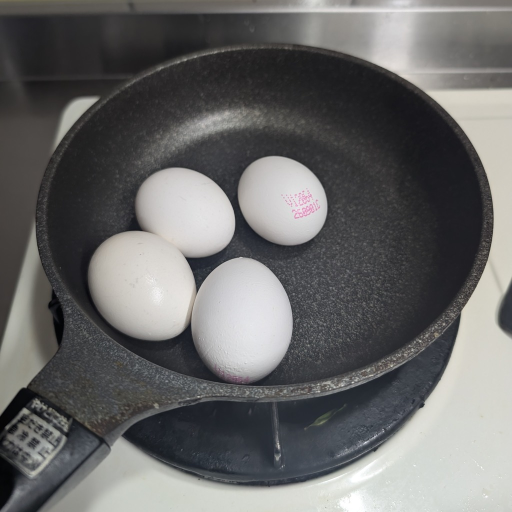
#> input picture hero/input_A_sq.png, 1024 x 1024 px (shown at 1/2 size)
$ python ladder.py
#> lines starting #> are read from the running program, lines starting #| are printed output that depends on the picture
### fmap.py
"""otoc-echo-v1 result -> F[site, t] complex array, plus summaries and heatmaps."""
import json
import sys
from pathlib import Path

import numpy as np


def load_F(rec):
    out = rec["response"]["result"]["output"]
    s = out["data"]["series"]
    F = np.array(s["F_re"]) + 1j * np.array(s["F_im"])
    return F, out["extras"]


# [33 lines left out: functions summary, heatmaps, not called in this run]


# [9 lines that do not run on import are left out]

### moth.py
"""Minimal Moth Atlas API client with a content-addressed job cache."""
import hashlib
import json
import os
import time
from pathlib import Path

import requests
from dotenv import load_dotenv

load_dotenv(Path(__file__).with_name(".env"))

BASE = "https://api.mothquantum.com/api/v1"
ROOT = Path(__file__).parent
CACHE = ROOT / "cache"
MODE = os.environ.get("MODE", "atlas")  # atlas | replay


class MothError(RuntimeError):
    pass


def _key():
    key = os.environ.get("MOTH_API_KEY", "").strip()
    if not key:
        raise MothError("MOTH_API_KEY is not set (put it in .env)")
    return key


def _req(method, path, **kw):
    headers = {"Authorization": f"Bearer {_key()}"}
    for attempt in range(6):
        r = requests.request(method, BASE + path, headers=headers, timeout=60, **kw)
        if r.status_code != 429:
            break
        time.sleep(2 ** attempt)
    if r.status_code >= 400:
        raise MothError(f"{method} {path} -> {r.status_code}: {r.text[:2000]}")
    return r.json() if r.content else None


def get(path):
    return _req("GET", path)


MIME = {".png": "image/png", ".jpg": "image/jpeg", ".jpeg": "image/jpeg",
        ".wav": "audio/wav", ".mp3": "audio/mpeg", ".json": "application/json"}


def upload(path):
    """Upload a file once (deduped by sha256 via cache/assets.json). Returns asset_id."""
    path = Path(path)
    data = path.read_bytes()
    digest = hashlib.sha256(data).hexdigest()
    index_path = CACHE / "assets.json"
    index = json.loads(index_path.read_text(encoding="utf-8")) if index_path.exists() else {}
    if digest in index:
        return index[digest]["asset_id"]
    if MODE == "replay":
        raise MothError(f"asset not uploaded in replay mode: {path}")
    a = _req("POST", "/assets", json={"filename": path.name, "content_type": MIME[path.suffix.lower()],
                                       "size_bytes": len(data)})
    up = a["upload"]
    r = requests.put(up["url"], data=data, headers=up.get("headers") or {}, timeout=300)
    if r.status_code >= 400:
        raise MothError(f"PUT upload {path.name} -> {r.status_code}: {r.text[:500]}")
    _req("POST", f"/assets/{a['asset_id']}/complete")
    index[digest] = {"asset_id": a["asset_id"], "file": path.name}
    CACHE.mkdir(exist_ok=True)
    index_path.write_text(json.dumps(index, indent=2), encoding="utf-8")
    return a["asset_id"]


# [17 lines left out: function fetch_outputs, not called in this run]


def cache_key(engine_id, params, input_files=None):
    blob = json.dumps({"e": engine_id, "p": params, "f": input_files or {}}, sort_keys=True)
    return hashlib.sha256(blob.encode()).hexdigest()[:16]


def run(engine_id, params, input_files=None, poll=3.0, max_poll=15.0, timeout=1800):
    """Submit a job (or return the cached result). Returns the cached record dict."""
    key = cache_key(engine_id, params, input_files)
    path = CACHE / engine_id / f"{key}.json"
    if path.exists():
        return json.loads(path.read_text(encoding="utf-8"))
    if MODE == "replay":
        raise MothError(f"cache miss in replay mode: {engine_id} {key}")

    body = {"params": params}
    if input_files:
        body["input_files"] = input_files
    t0 = time.time()
    job = _req("POST", f"/engines/{engine_id}/process", json=body)
    job_id = job["job_id"]
    delay = poll
    while True:
        st = get(f"/jobs/{job_id}/status")
        state = st.get("status")
        if state == "completed":
            break
        if state in ("failed", "cancelled"):
            raise MothError(f"job {job_id} {state}: {json.dumps(st)[:2000]}")
        if time.time() - t0 > timeout:
            raise MothError(f"job {job_id} timed out locally after {timeout}s (state={state})")
        time.sleep(delay)
        delay = min(delay * 1.3, max_poll)
    result = get(f"/jobs/{job_id}/result")
    rec = {
        "engine_id": engine_id,
        "params": params,
        "input_files": input_files or {},
        "job_id": job_id,
        "seconds": round(time.time() - t0, 1),
        "response": result,
    }
    path.parent.mkdir(parents=True, exist_ok=True)
    path.write_text(json.dumps(rec, indent=2), encoding="utf-8")
    return rec

### hero/ladder.py
"""Challenge 01 hero: photo A (whole eggs) through blur-v1, strength set by the measured scrambling.

strength = 1 - late-time mean |F| of the measured n=12 OTOC (otoc-echo-v1 8df5cfa2): how much of the
echo is lost once the kick has scrambled. reach is swept: 0 = local blur, 1 = any pixel can reach any
other, i.e. the image analogue of the kick spreading over the whole chain.

Run:  .venv\\Scripts\\python hero\\ladder.py          (MODE=replay to rebuild from cache only)
"""
import json
import sys
from concurrent.futures import ThreadPoolExecutor, as_completed
from pathlib import Path

import numpy as np
from PIL import Image, ImageDraw, ImageFont

ROOT = Path(__file__).resolve().parents[1]
sys.path.insert(0, str(ROOT))
import fmap  # noqa: E402
import moth  # noqa: E402

HERE = ROOT / "hero"
OUT = HERE / "ladder"
ENGINE = "blur-v1"


def measured_strength():
    rec = json.loads((ROOT / "probes" / "otoc_scrambling.json").read_text(encoding="utf-8"))
#> (reads probes/otoc_scrambling.json from the repository)
#> (reads cache/assets.json from the repository)
    F, _ = fmap.load_F(rec)
    late = float(np.abs(F)[:, 16:].mean())
    return late, round(1.0 - late, 2)


def png_input():
    dst = HERE / "input_A_sq.png"
    if not dst.exists():
        Image.open(ROOT / "media" / "prep" / "A_sq.jpg").convert("RGB").save(dst, optimize=True)
    return dst


def ladder(s):
    rungs = [(s, r, st) for st in ("rx", "ry") for r in (0.25, 0.5, 0.8, 1.0)]
    rungs += [(0.6, 0.8, "rx"), (0.9, 0.8, "rx")]
    rungs += [(s, 0.15, "rx"), (s, 0.35, "rx")]  # second pass: only reach <= 0.25 still reads as eggs
    return rungs


def main():
    late, s = measured_strength()
    print(f"late mean |F| (t>=16) = {late:.3f} -> strength {s}")
    inp = png_input()
    asset = moth.upload(inp)
    jobs = ladder(s)
    results = []
    with ThreadPoolExecutor(4) as pool:
        futs = {pool.submit(moth.run, ENGINE, {"strength": st, "reach": r, "style": sty}, {"image": asset},
                            timeout=900): (st, r, sty) for st, r, sty in jobs}
        for fut in as_completed(futs):
            st, r, sty = futs[fut]
            try:
                rec = fut.result()
                p = moth.fetch_outputs(rec, OUT)["result"]
                results.append({"strength": st, "reach": r, "style": sty, "job_id": rec["job_id"],
                                "seconds": rec["seconds"], "file": p.relative_to(ROOT).as_posix()})
                print("ok", st, r, sty, rec["job_id"][:8], flush=True)
            except Exception as e:
                results.append({"strength": st, "reach": r, "style": sty, "error": str(e)[:500]})
                print("ERR", st, r, sty, str(e)[:300], flush=True)
    results.sort(key=lambda d: (d["style"], d["strength"] != s, d["reach"], d["strength"]))
    (OUT / "index.json").write_text(json.dumps({"late_mean_absF": round(late, 4), "strength_from_F": s,
                                                "input": inp.relative_to(ROOT).as_posix(), "input_asset": asset,
                                                "rungs": results}, indent=2), encoding="utf-8")
    contact(results, inp)


def contact(results, inp, tile=320, pad=8, cols=4):
#> called with tile = 320, pad = 8, cols = 4
    items = [("input (photo A)", inp)] + [
        (f"s={d['strength']} reach={d['reach']} {d['style']}  {d['job_id'][:8]}", ROOT / d["file"])
        for d in results if "file" in d]
    rows = -(-len(items) // cols)
    W, H = cols * (tile + pad) + pad, rows * (tile + 30 + pad) + pad
    sheet = Image.new("RGB", (W, H), (18, 18, 18))
#> sheet: PIL image 1320x366 RGB; every value is 18
    draw = ImageDraw.Draw(sheet)
    try:
        font = ImageFont.truetype("arial.ttf", 15)
    except OSError:
        font = ImageFont.load_default()
    for i, (label, path) in enumerate(items):
        x, y = pad + (i % cols) * (tile + pad), pad + (i // cols) * (tile + 30 + pad)
        sheet.paste(Image.open(path).convert("RGB").resize((tile, tile), Image.LANCZOS), (x, y))
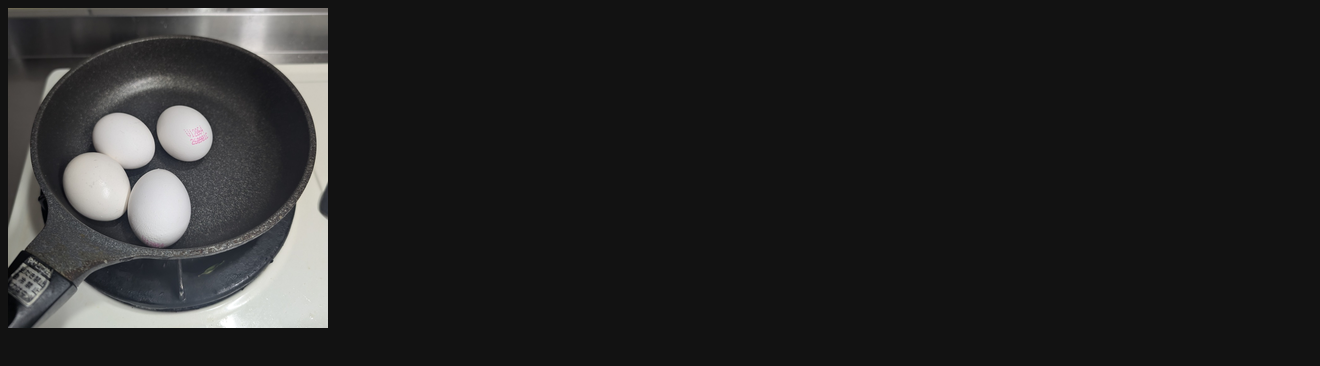
#> sheet: PIL image 1320x366 RGB; mean R, G, B 36.4, 36.3, 36.2
        draw.text((x + 2, y + tile + 6), label, fill=(230, 230, 230), font=font)
    sheet.save(HERE / "ladder_contact.jpg", quality=90)
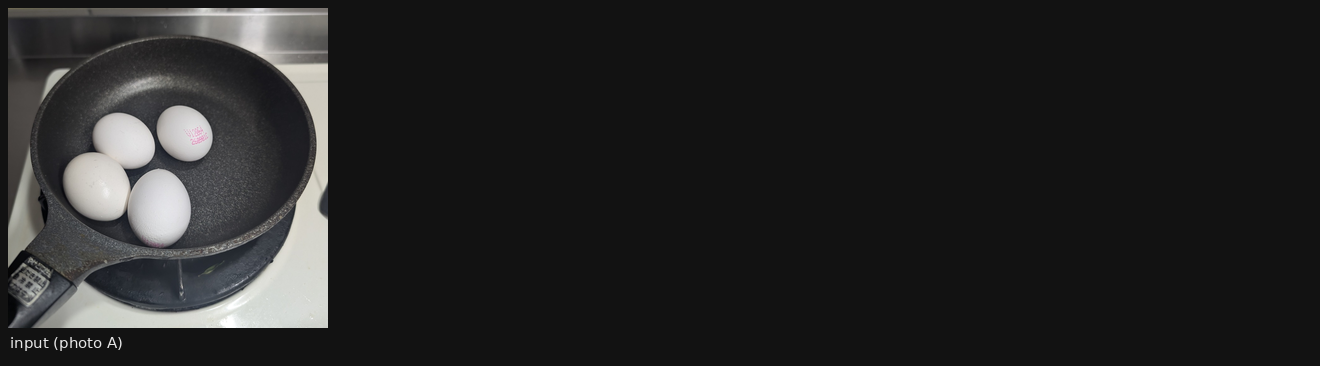
#> saved as ladder_contact.jpg: PIL image 1320x366 RGB; mean R, G, B 36.5, 36.5, 36.4


if __name__ == "__main__":
    main()
